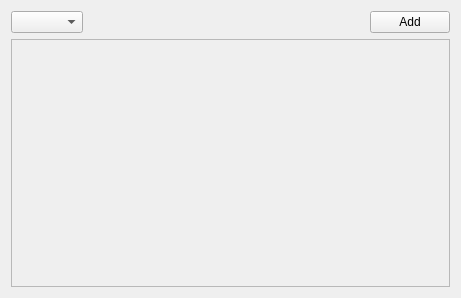
<?xml version="1.0" encoding="UTF-8"?>
<ui version="4.0">
 <class>Control</class>
 <widget class="QWidget" name="Control">
  <property name="geometry">
   <rect>
    <x>0</x>
    <y>0</y>
    <width>461</width>
    <height>298</height>
   </rect>
  </property>
  <property name="windowTitle">
   <string>Dialog</string>
  </property>
  <layout class="QVBoxLayout" name="verticalLayout">
   <item>
    <layout class="QHBoxLayout" name="horizontalLayout">
     <item>
      <widget class="QComboBox" name="control_dropdown"/>
     </item>
     <item>
      <spacer name="horizontalSpacer">
       <property name="orientation">
        <enum>Qt::Horizontal</enum>
       </property>
       <property name="sizeHint" stdset="0">
        <size>
         <width>40</width>
         <height>20</height>
        </size>
       </property>
      </spacer>
     </item>
     <item>
      <widget class="QPushButton" name="add_btn">
       <property name="text">
        <string>Add</string>
       </property>
      </widget>
     </item>
    </layout>
   </item>
   <item>
    <widget class="QScrollArea" name="scrollArea">
     <property name="widgetResizable">
      <bool>true</bool>
     </property>
     <widget class="QWidget" name="scrollAreaWidgetContents">
      <property name="geometry">
       <rect>
        <x>0</x>
        <y>0</y>
        <width>441</width>
        <height>242</height>
       </rect>
      </property>
      <layout class="QVBoxLayout" name="verticalLayout_3">
       <item>
        <layout class="QVBoxLayout" name="scroll_layout"/>
       </item>
      </layout>
     </widget>
    </widget>
   </item>
  </layout>
 </widget>
 <resources/>
 <connections/>
</ui>
